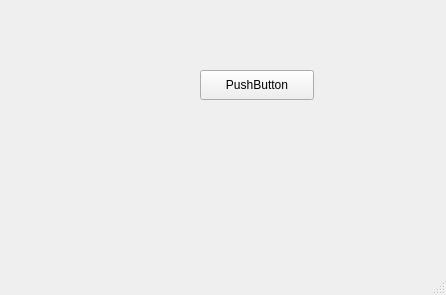
<?xml version="1.0" encoding="UTF-8"?>
<ui version="4.0">
 <class>MainWindow</class>
 <widget class="QMainWindow" name="MainWindow">
  <property name="geometry">
   <rect>
    <x>0</x>
    <y>0</y>
    <width>446</width>
    <height>295</height>
   </rect>
  </property>
  <property name="windowTitle">
   <string>MainWindow</string>
  </property>
  <widget class="QWidget" name="centralwidget">
   <widget class="QPushButton" name="pushButton">
    <property name="geometry">
     <rect>
      <x>200</x>
      <y>70</y>
      <width>114</width>
      <height>30</height>
     </rect>
    </property>
    <property name="text">
     <string>PushButton</string>
    </property>
   </widget>
  </widget>
  <widget class="QMenuBar" name="menubar">
   <property name="geometry">
    <rect>
     <x>0</x>
     <y>0</y>
     <width>446</width>
     <height>30</height>
    </rect>
   </property>
  </widget>
  <widget class="QStatusBar" name="statusbar"/>
 </widget>
 <resources/>
 <connections/>
</ui>
